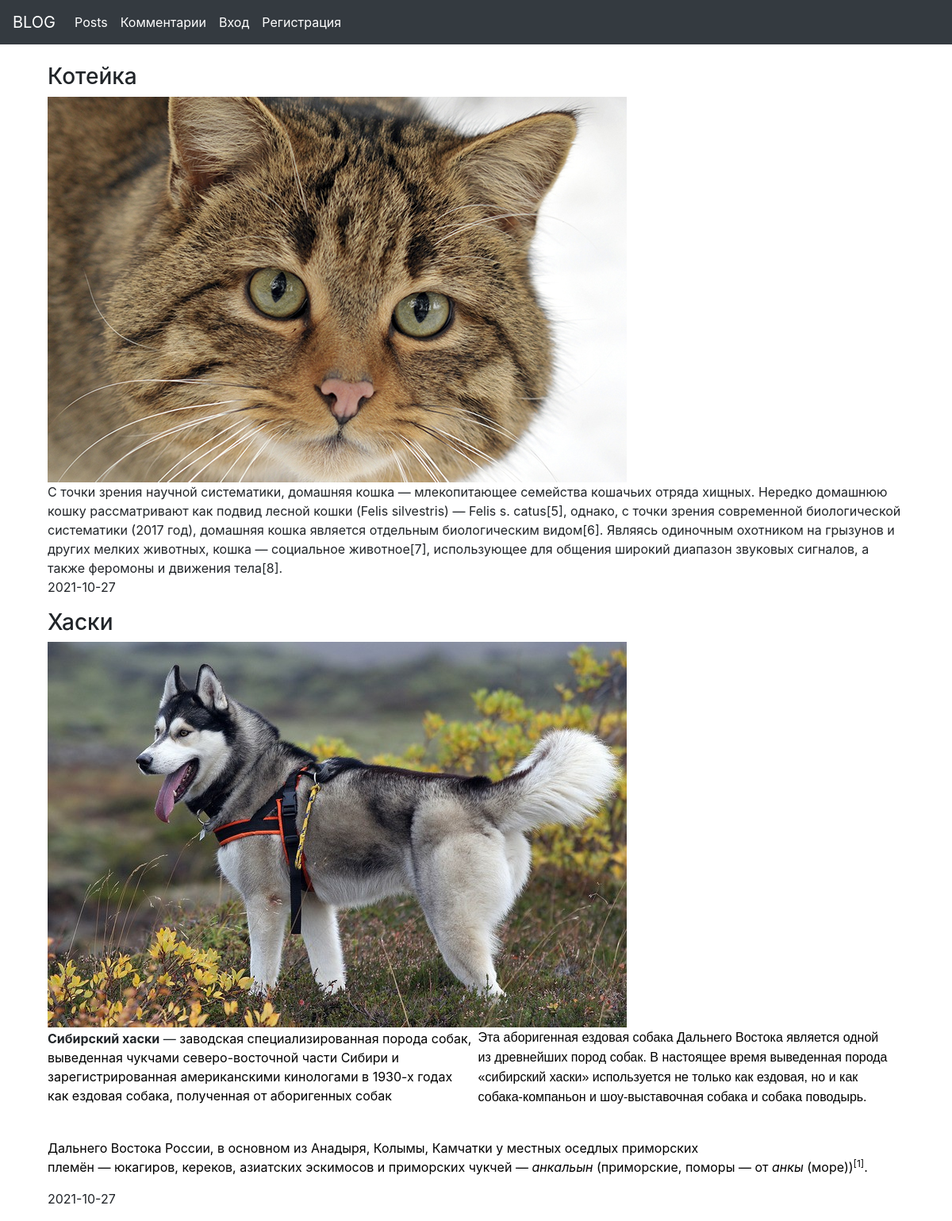
The page /about/ on the database its author committed.
### first/models.py (models this page shows)
class Article (models.Model):
    title = models.CharField(max_length=255)
    content = models.TextField(blank=True)# не обязательное для заполнения
    created_at = models.DateTimeField(auto_now_add=True)#один раз заполняется при создании (редактирование не влияет)
    photo =  models.ImageField(upload_to="photos/%Y/%m/%d/")
    def __str__(self):
        return self.title #выведем название статей в админке

### first/views.py (the view)
# urls.py: path("about/", about, name="homepage"),
def about(request):
	posts = Article.objects.all()
	print(posts)
	return render(request,"firstapp/about.html",{"posts":posts})

### templates/firstapp/about.html (shortened to what this page needs)
{% extends "firstapp/base.html" %}
{% block content %}
<div class="container">
  <div class="row">
    {% for post in posts %}
    <div>
      <div class="col-sm-12">
        <h3>{{ post.title }}</h3>
        <div>
          <img src="{{ post.photo.url }}" alt="{{ post.title }}">
          <br>
          {{ post.content|safe }}
        </div>
        <p>{{ post.created_at|date:"Y-m-d"}}</p>
      </div>
    </div>
    {% endfor %}
  </div>
</div>
{% endblock %}

### templates/firstapp/base.html (shortened to what this page needs)
<!DOCTYPE html>
<html>
<head>
    <link rel="stylesheet" href="http://stackpath.bootstrapcdn.com/bootstrap/4.4.1/css/bootstrap.min.css">
</head>
<body>
    <nav class="navbar navbar-expand-lg navbar-dark bg-dark">
            <a class="navbar-brand" href=" {% url "homepage" %}">BLOG</a>
            <div class="collapse navbar-collapse" id="navbarSupportedContent">
                <ul class="navbar-nav mr-auto">
                    {% if user.is_authenticated%}
                    <li class="nav-item active">
                        <a class="nav-link" href="{% url "posts" %}">Посты</a>
                    </li>
                    <li class="nav-item active">
                        <a class="nav-link" href="{% url "add_post" %}">Добавить пост</a>
                    </li>
                    <li class="nav-item active">
                        <a class="nav-link" href="{% url "create" %}">Оставить отзыв</a>
                    </li>
                    <li class="nav-item dropdown">
                        <a class="nav-link dropdown-toggle" href="#" id="navbarDropdown" role="button"
                            data-toggle="dropdown" aria-haspopup="true" aria-expanded="false">
                            Профиль пользователя
                        </a>
                        <div class="dropdown-menu" aria-labelledby="navbarDropdown">
                            <a class="dropdown-item" href="{% url "edit_profile" %}">Настройки профиля</a>
                            {% if user.profile.id%}
                            <a class="dropdown-item" href="{% url "edit_profile_page" user.profile.id%}">Изменть личную
                                страницу</a>
                            <a class="dropdown-item" href="{% url "show_profile_page" user.profile.id %}">Просмотреть
                                личную страницу</a>
                            {% else %}
                            <a class="dropdown-item" href="{% url "create_profile_page" %}">Создать личную страницу</a>
                            {%endif%}
                        </div>
                    </li>
                    <li class="nav-item active">
                        <a class="nav-link" href="{% url "logout" %}">Выход</a>
                    </li>
                    {% else %}
                    <li class="nav-item active">
                        <a class="nav-link" href="{% url "posts" %}">Posts</a>
                    </li>
                    <li class="nav-item active">
                        <a class="nav-link" href="{% url "coment" %}">Комментарии</a>
                    </li>
                    <li class="nav-item active">
                        <a class="nav-link" href="{% url "log" %}">Вход</a>
                    </li>
                    <li class="nav-item active">
                        <a class="nav-link" href="{% url "reg" %}">Регистрация</a>
                    </li>
                    {% endif %}
                </ul>
            </div>
    </nav>
    <div class="container">
        <br>
        {% block content %}{% endblock %}
    </div>
</body>
</html>

### rows shown on the page
Article: title "Котейка", photo (picture), content "С точки зрения научной систематики, домашняя кошка — млекопитающее семейства кошачьих отряда хищных. Нередко домашнюю кошку рассматривают как подвид лесной кошки (Felis silvestris) — Felis s. catus[5], однако, с точки зрения современной биологической систематики (2017 год), домашняя кошка является отдельным биологическим видом[6]. Являясь одиночным охотником на грызунов и других мелких животных, кошка — социальное животное[7], использующее для общения широкий диапазон звуковых сигналов, а также феромоны и движения тела[8].", created_at "2021-10-27"
Article: title "Хаски", photo (picture), content "Сибирский хаски — заводская специализированная порода собак , выведенная чукчами северо-восточной части Сибири и зарегистрированная американскими кинологами в 1930-х годах как ездовая собака , полученная от аборигенных собак Эта аборигенная ездовая собака Дальнего Востока является одной из древнейших пород собак . В настоящее время выведенная порода «сибирский хаски» используется не только как ездовая, но и как собака-компаньон и шоу-выставочная собака и собака поводырь. Дальнего Востока России, в основном из Анадыря, Колымы, Камчатки у местных оседлых приморских племён — юкагиров , кереков , азиатских эскимосов и приморских чукчей — анкальын (приморские, поморы — от анкы (море)) [1] .", created_at "2021-10-27"
